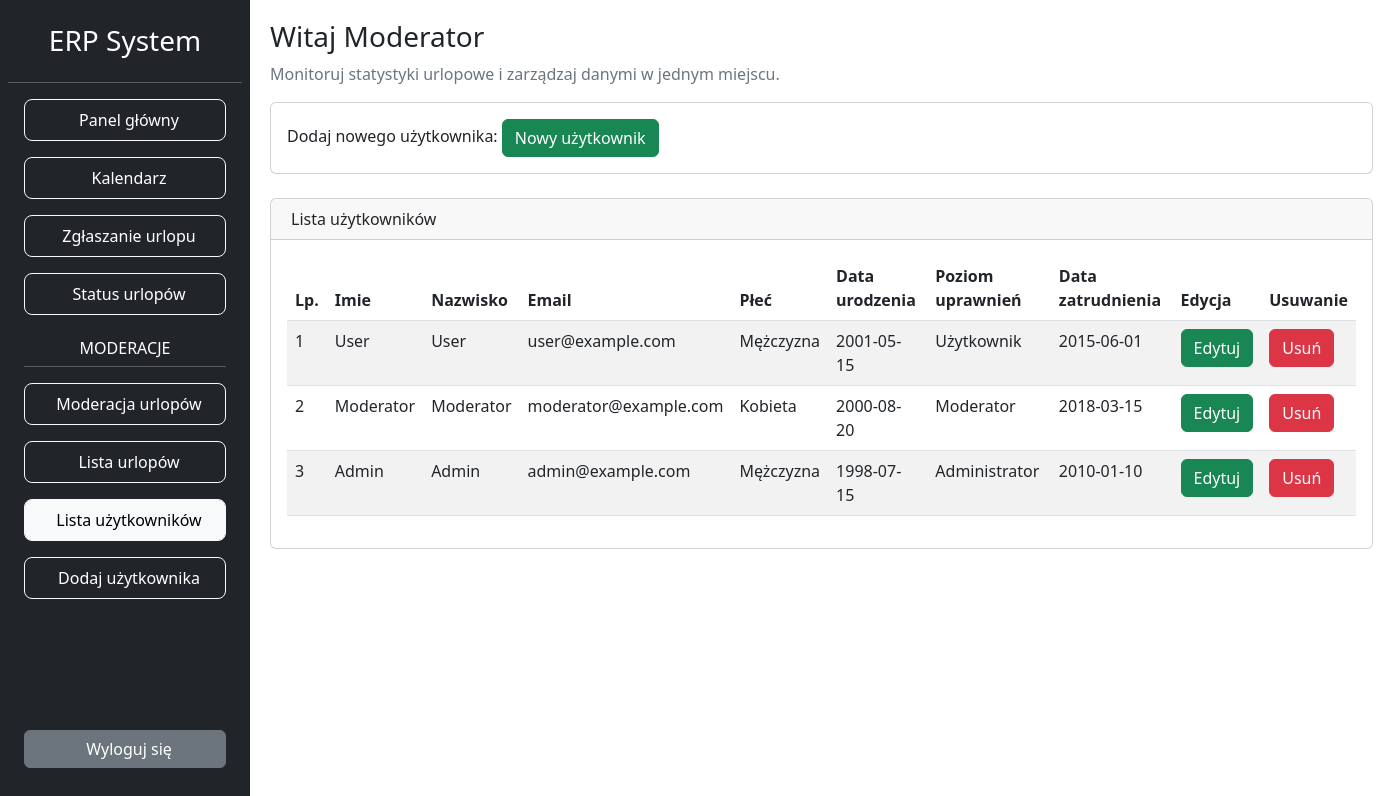
/public/userList.php (signed in), run on the app's committed database.
### tables this page shows
CREATE TABLE users (
    id INT AUTO_INCREMENT PRIMARY KEY,
    firstname VARCHAR(40) NOT NULL,
    lastname VARCHAR(40) NOT NULL,
    email VARCHAR(100) NOT NULL UNIQUE,
    password VARCHAR(255) NOT NULL,
    birth_date DATE NOT NULL,
    gender VARCHAR(10) NOT NULL,
    role_id INT NOT NULL DEFAULT 1,
    employed_from DATE NOT NULL,
    account_created_date TIMESTAMP DEFAULT CURRENT_TIMESTAMP,
    FOREIGN KEY (role_id) REFERENCES roles(id) ON DELETE CASCADE ON UPDATE CASCADE
);

### public/userList.php (the view, shortened to what this page needs)
<?php
require_once '../scripts/db_connect.php';
?>
<!DOCTYPE html>
<html lang="en">
<head>
    <link href="https://cdn.jsdelivr.net/npm/bootstrap@5.3.0/dist/css/bootstrap.min.css" rel="stylesheet">
</head>
<body>
    <div class="container-fluid">
        <div class="row">
            <div class="col-auto position-fixed">
                <?php require_once '../views/sidebar.php'; ?>
            </div>
            <div class="col" style="margin-left: 250px; padding: 20px;">
                <h3>Witaj <?php echo $_SESSION['logged_user']['firstname']; ?> </h3>
                <p class="text-sm text-secondary">Monitoruj statystyki urlopowe i zarządzaj danymi w jednym miejscu.</p>
                <div class="card mb-4">
                	<div class="card-body">
                		Dodaj nowego użytkownika:
                		<a class="btn btn-success" href="userModeration.php">Nowy użytkownik</a>
                	</div>
                </div>
                <div class="card mb-4">
                	<div class="card-header">
                		Lista użytkowników
                	</div>
                	<div class="card-body">
                		<table data-ordering="false" id="datatablesSimple" class="table table-striped" style="width:100%">
                			<thead>
                				<tr>
                					<th>Lp.</th>
                					<th>Imie</th>
                					<th>Nazwisko</th>
                					<th>Email</th>
                					<th>Płeć</th>
                					<th>Data urodzenia</th>
                					<th>Poziom uprawnień</th>
                					<th>Data zatrudnienia</th>
                					<th>Edycja</th>
                					<th>Usuwanie</th>
                				</tr>
                			</thead>
                			<tbody>
                				<?php
                				$stmt = $pdo->prepare("SELECT users.id, firstname, lastname, email, gender, birth_date, role_id, employed_from FROM users INNER JOIN roles ON users.role_id = roles.id ORDER BY users.id");
                				$stmt->execute();
                				$result = $stmt->fetchAll(PDO::FETCH_ASSOC);
                				$i = 1;
                				foreach ($result as $val) {
                					$gender = $val["gender"] == "male" ? "Mężczyzna" : "Kobieta";
                					$level = match ($val["role_id"]) {
                						1 => "Użytkownik",
                						2 => "Moderator",
                						default => "Administrator",
                					};
                					echo <<<dane
                					<tr>
                						<td>$i</td>
                						<td>$val[firstname]</td>
                						<td>$val[lastname]</td>
                						<td>$val[email]</td>
                						<td>$gender</td>
                						<td>$val[birth_date]</td>
                						<td>$level</td>
                						<td>$val[employed_from]</td>
                						<td><a class='btn btn-success' href='userModeration.php?id=$val[id]'>Edytuj</a></td>
                						<td><button class='btn btn-danger delete-user-btn' data-user-id='$val[id]'>Usuń</button></td>
                					</tr>
dane;
                					$i++;
                				}
                				?>
                			</tbody>
                		</table>
                	</div>
                </div>
            </div>
        </div>
    </div>
</body>
</html>

### data on the page
users: firstname "User", lastname "User", email "user@example.com", gender "Mężczyzna", birth_date "2001-05-15", role "Użytkownik", employed_from "2015-06-01"
users: firstname "Moderator", lastname "Moderator", email "moderator@example.com", gender "Kobieta", birth_date "2000-08-20", role "Moderator", employed_from "2018-03-15"
users: firstname "Admin", lastname "Admin", email "admin@example.com", gender "Mężczyzna", birth_date "1998-07-15", role "Administrator", employed_from "2010-01-10"

### other printed values
$_SESSION['logged_user']['firstname'] "Moderator"
